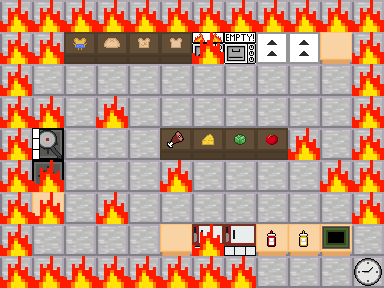

A 2D game scene composited from a Tiled map and its tileset images. What follows is a short description and the map's XML, with every tile layer's data as written:
An orthogonal 12x9 tile map with 32x32 px tiles, 4 tile layers (Floor, Other, Tile Layer 4, Fire).

<map version="1.10" tiledversion="1.10.1" orientation="orthogonal" renderorder="right-down" width="12" height="9" tilewidth="32" tileheight="32" infinite="0" nextlayerid="5" nextobjectid="1">
 <tileset firstgid="1" source="sprites.tsx" />
 <layer id="2" name="Floor" width="12" height="9">
  <data encoding="csv">
26,26,26,26,26,26,26,26,26,26,26,26,
26,26,26,26,26,26,26,26,26,26,26,26,
26,26,26,26,26,26,26,26,26,26,26,26,
26,26,26,26,26,26,26,26,26,26,26,26,
26,26,26,26,26,26,26,26,26,26,26,26,
26,26,26,26,26,26,26,26,26,26,26,26,
26,26,26,26,26,26,26,26,26,26,26,26,
26,26,26,26,26,26,26,26,26,26,26,26,
26,26,26,26,26,26,26,26,26,26,26,26
</data>
 </layer>
 <layer id="1" name="Other" width="12" height="9">
  <data encoding="csv">
0,0,0,0,0,0,0,0,0,0,0,0,
0,0,8,10,21,9,11,18,30,30,31,0,
0,0,0,0,0,0,0,0,0,0,0,0,
0,0,0,0,0,0,0,0,0,0,0,0,
0,37,0,0,0,4,22,7,20,0,0,0,
0,37,0,0,0,0,0,0,0,0,0,0,
0,31,0,0,0,0,0,0,0,0,0,0,
0,0,0,0,0,31,17,17,31,31,31,0,
0,0,0,0,0,0,0,0,0,0,0,0
</data>
 </layer>
 <layer id="4" name="Tile Layer 4" width="12" height="9">
  <data encoding="csv">
0,0,0,0,0,0,0,0,0,0,0,0,
0,0,0,0,0,0,0,0,0,0,0,0,
0,0,0,0,0,0,0,0,0,0,0,0,
0,0,0,0,0,0,0,0,0,0,0,0,
0,36,0,0,0,0,0,0,0,0,0,0,
0,0,0,0,0,0,0,0,0,0,0,0,
0,0,0,0,0,0,0,0,0,0,0,0,
0,0,0,0,0,0,0,0,38,39,34,0,
0,0,0,0,0,0,0,0,0,0,0,0
</data>
 </layer>
 <layer id="3" name="Fire" width="12" height="9">
  <data encoding="csv">
66,66,66,66,66,66,66,66,66,66,66,66,
66,66,0,0,0,0,66,0,0,0,0,66,
66,0,0,0,0,0,0,0,0,0,0,66,
66,66,0,66,0,0,0,0,0,0,0,66,
66,0,0,0,0,0,0,0,0,66,0,66,
66,66,0,0,0,66,0,0,0,0,66,66,
66,66,0,66,0,0,0,0,0,0,0,66,
66,0,0,0,0,0,66,0,0,0,0,0,
66,66,66,66,66,66,66,66,0,0,0,28
</data>
 </layer>
</map>
